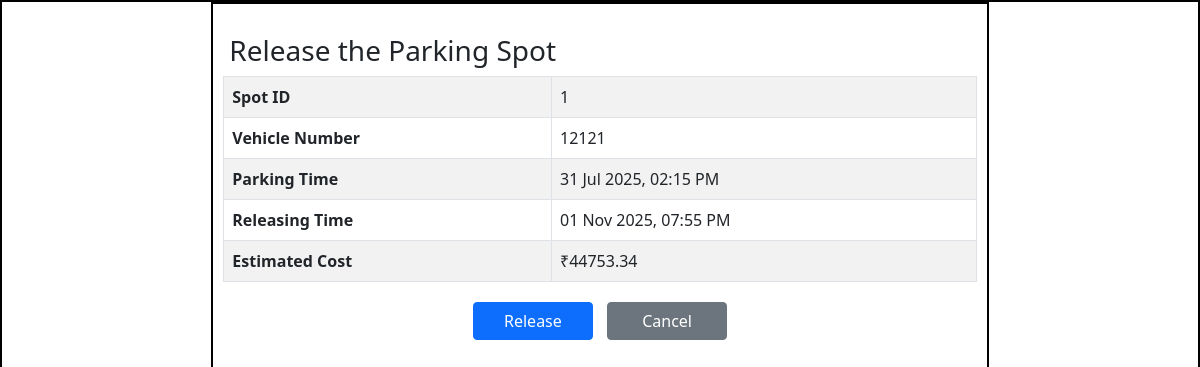
The page /release/1 (signed in) on the database as committed earlier.
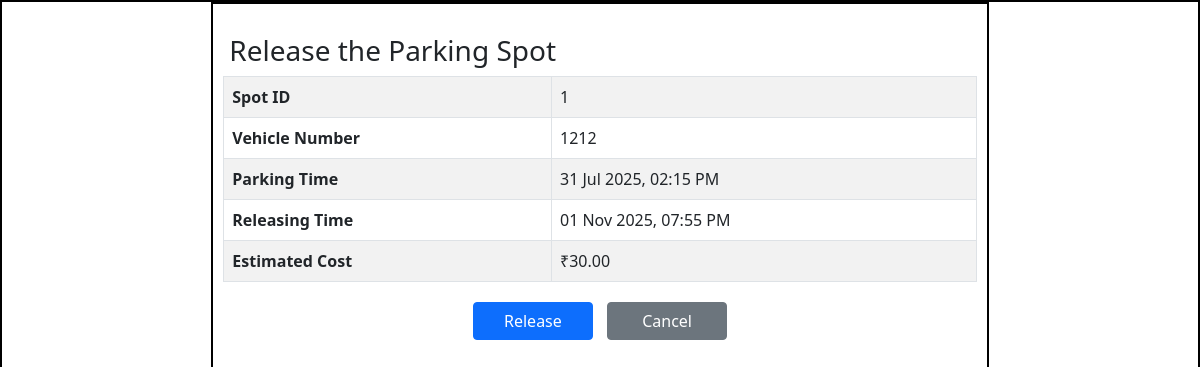
The same page on the database as committed later.
### models/model.py (models this page shows, shortened)
class Reserve_parking_spot(db.Model):
    id = db.Column(db.Integer(),primary_key = True)
    spot_id = db.Column(db.Integer(),db.ForeignKey("parking_spot.id"),nullable = False)
    user_id = db.Column(db.Integer(),db.ForeignKey("user.id"),nullable = False)
    parking_timestamp = db.Column(db.DateTime(),nullable = True)
    leaving_timestamp = db.Column(db.DateTime(),nullable = True)
    parking_cost = db.Column(db.Numeric(10, 2),nullable = True)
    vehicle_no = db.Column(db.String(),nullable = False)
    def calculate_cost_temp(self,temp):
        price_per_hour = self.spot.parking_lot.price
        duration = temp - self.parking_timestamp
        hours = Decimal(str(duration.total_seconds())) / Decimal("3600")
        return round(price_per_hour * hours, 2)

### controllers/user_controller.py (the view, shortened to what this page needs)
@user_bp.route("/release/<int:spot_id>", methods = ["GET","POST"])
def release(spot_id):
    spot = Parking_spot.query.get_or_404(spot_id)
    user_id = session.get('user_id')
    reservation = Reserve_parking_spot.query.filter_by(
        spot_id=spot.id, user_id=user_id, leaving_timestamp=None).first_or_404()
    temp_leaving_time = datetime.now()
    Estimated_cost = Reserve_parking_spot.calculate_cost_temp(reservation,temp_leaving_time)
    return render_template("releasespot.html", spot=spot, reservation=reservation,temp_leaving_time=temp_leaving_time,estimated_cost=Estimated_cost,user_id=reservation.user_id)

### templates/releasespot.html (shortened to what this page needs)
<!DOCTYPE html>
<html lang="en">
<head>
    <link rel="stylesheet" href="../static/style.css">
    <link href="https://cdn.jsdelivr.net/npm/bootstrap@5.0.2/dist/css/bootstrap.min.css" rel="stylesheet"
>
</head>
<body>
    <div id="main">
        <div id="canvas" class="overflow-auto">
            <div id="content">
                <h3 class=headings>Release the Parking Spot </h3>
                {%if spot%}
                <table class="table table-bordered table-striped">
                    <tbody>
                        <tr>
                            <th scope="row">Spot ID</th>
                            <td>{{ spot.id }}</td>
                        </tr>
                        <tr>
                            <th scope="row">Vehicle Number</th>
                            <td>{{ spot.reservation.vehicle_no }}</td>
                        </tr>
                        <tr>
                            <th scope="row">Parking Time</th>
                            <td>{{ spot.reservation.parking_timestamp.strftime("%d %b %Y, %I:%M %p") }}</td>
                        </tr>
                        <tr>
                            <th scope="row">Releasing Time</th>
                            <td>{{ temp_leaving_time.strftime("%d %b %Y, %I:%M %p") }}</td>
                        <tr>
                            <th scope="row">Estimated Cost</th>
                            <td>₹{{ estimated_cost }}</td>
                        </tr>
                    </tbody>
                </table>
            {%endif%}
            </div>
            <div style="text-align: center; margin-top: 20px;">
                <form method="POST" action="/release/{{ spot.id }}"
                    style="display:inline;">
                    <button type="submit" class="btn btn-primary" style="width:120px;">Release</button>
                </form>
                <a href="{{ url_for('user.user', user_id=user_id) }}" class="btn btn-secondary"
                    style="width:120px; margin-left:10px;">
                    Cancel
                </a>
            </div>
        </div>
    </div>
</body>
</html>

Rows that differ between the two databases and show on the page:
removed Reserve_parking_spot: reservation.vehicle_no "12121", reservation.parking_timestamp "31 Jul 2025, 02:15 PM"
now on this page (row edited): Reserve_parking_spot: reservation.vehicle_no "1212", reservation.parking_timestamp "31 Jul 2025, 02:15 PM"
Other text that changed with them:
{{ estimated_cost }}: "44753.34" → "30.00"
